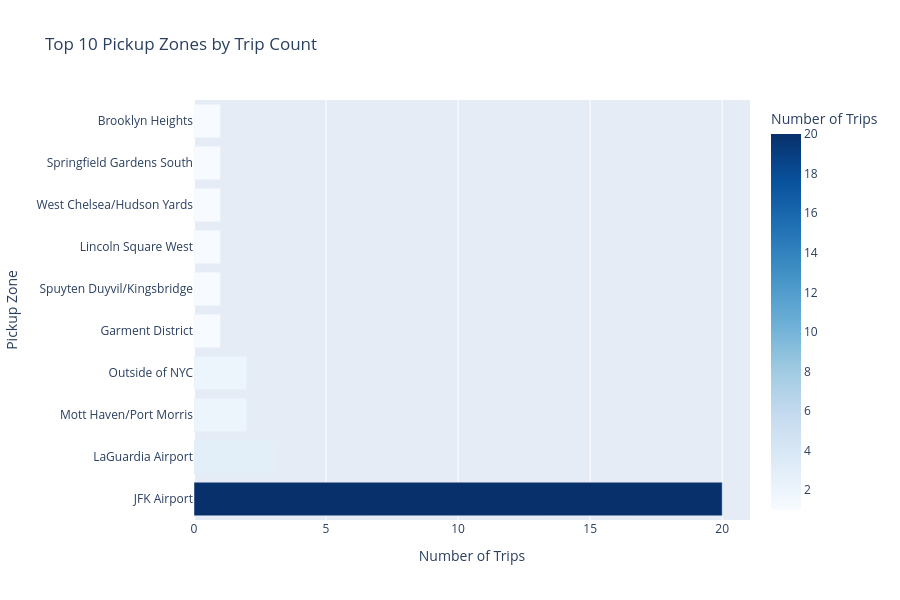

Notebook source saved alongside this figure:
### Markdown cell above
---

## Part 3: Dashboard Development & Visualization Prototyping

This section develops and tests visualizations before deployment to the Streamlit dashboard. Each visualization is prototyped here with sample data to ensure correctness and proper interpretation of results.

### Visualization 1: Top 10 Pickup Zones (Bar Chart)

### Code cell
# Visualization 1: Top 10 Pickup Zones (Bar Chart)
import plotly.express as px

top_pickup_zones = con.execute('''
    SELECT
        Zone,
        COUNT(*) AS trip_count
    FROM engineered
    GROUP BY Zone
    ORDER BY trip_count DESC
    LIMIT 10
''').fetchdf()

fig_zones = px.bar(
    top_pickup_zones,
    x='trip_count',
    y='Zone',
    orientation='h',
    title='Top 10 Pickup Zones by Trip Count',
    labels={'trip_count': 'Number of Trips', 'Zone': 'Pickup Zone'},
    color='trip_count',
    color_continuous_scale='Blues'
)
fig_zones.update_layout(height=600, width=900)
fig_zones.show()

print(top_pickup_zones)

### Figure 1 — Plotly figure (JSON) as saved in the notebook; plotly's stock layout.template omitted (floating-point values rounded to 4 significant figures)
{"data": [{"hovertemplate": "Number of Trips=%{marker.color}<br>Pickup Zone=%{y}<extra></extra>", "legendgroup": "", "marker": {"color": [20, 3, 2, 2, 1, 1, 1, 1, 1, 1], "coloraxis": "coloraxis", "pattern": {"shape": ""}}, "name": "", "orientation": "h", "showlegend": false, "textposition": "auto", "type": "bar", "x": [20, 3, 2, 2, 1, 1, 1, 1, 1, 1], "xaxis": "x", "y": ["JFK Airport", "LaGuardia Airport", "Mott Haven/Port Morris", "Outside of NYC", "Garment District", "Spuyten Duyvil/Kingsbridge", "Lincoln Square West", "West Chelsea/Hudson Yards", "Springfield Gardens South", "Brooklyn Heights"], "yaxis": "y"}], "layout": {"barmode": "relative", "coloraxis": {"colorbar": {"title": {"text": "Number of Trips"}}, "colorscale": [[0, "rgb(247,251,255)"], [0.125, "rgb(222,235,247)"], [0.25, "rgb(198,219,239)"], [0.375, "rgb(158,202,225)"], [0.5, "rgb(107,174,214)"], [0.625, "rgb(66,146,198)"], [0.75, "rgb(33,113,181)"], [0.875, "rgb(8,81,156)"], [1, "rgb(8,48,107)"]]}, "height": 600, "legend": {"tracegroupgap": 0}, "title": {"text": "Top 10 Pickup Zones by Trip Count"}, "width": 900, "xaxis": {"anchor": "y", "domain": [0, 1], "title": {"text": "Number of Trips"}}, "yaxis": {"anchor": "x", "domain": [0, 1], "title": {"text": "Pickup Zone"}}}}
